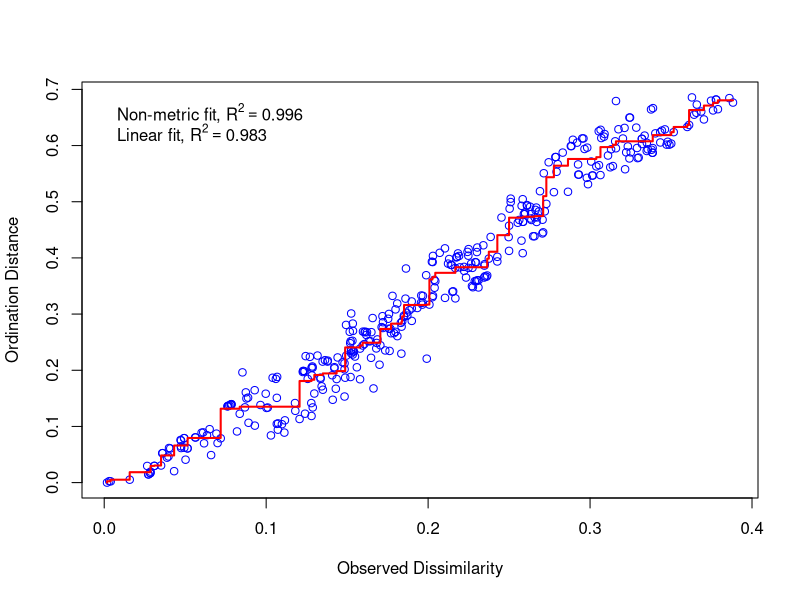
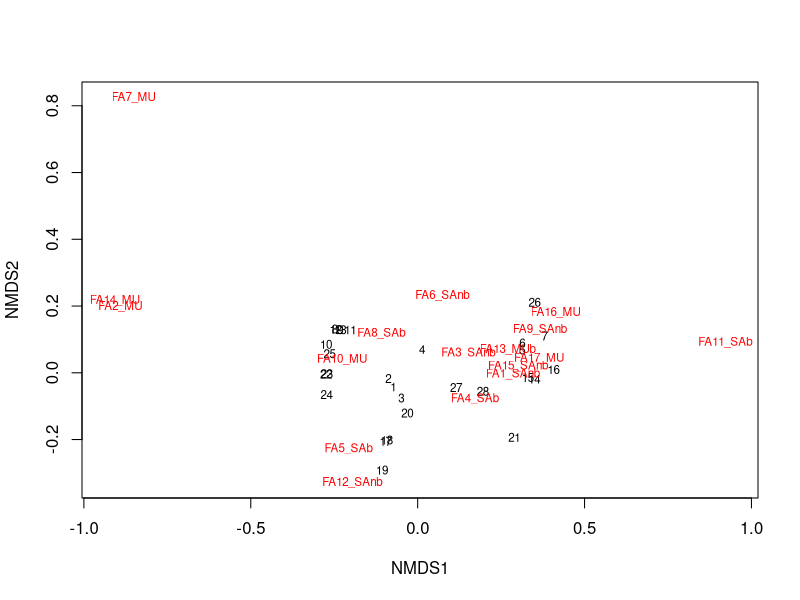
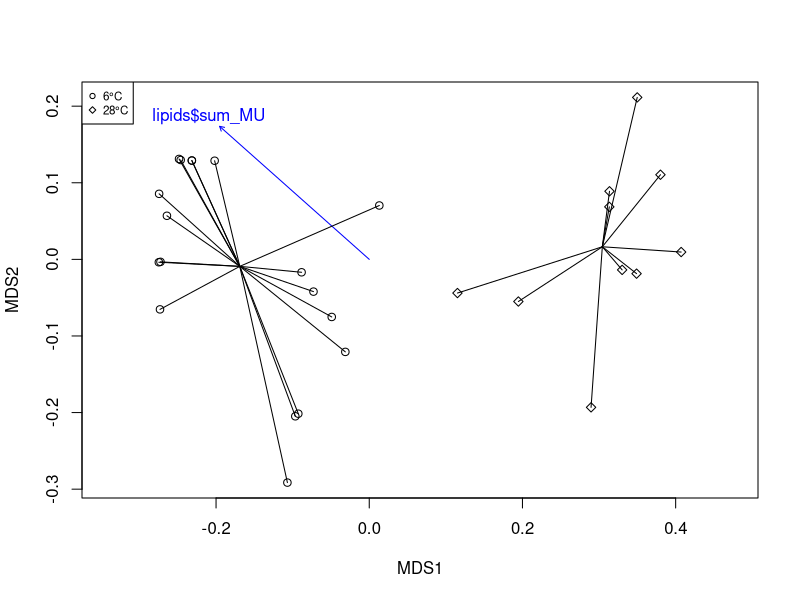
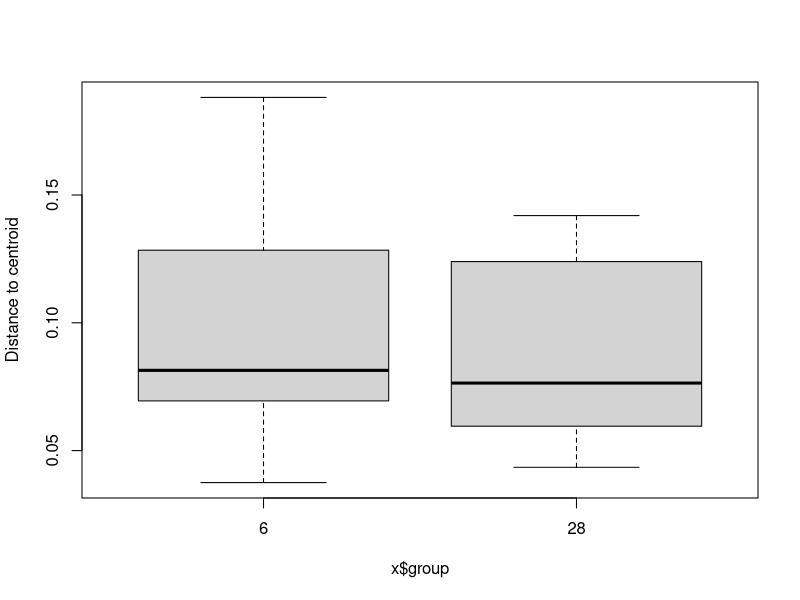

The R script that drew these images, in order:
## ---- chunk 1
knitr::opts_chunk$set(echo = TRUE, error=TRUE)
## ---- chunk 2
library(vegan)
library(MASS)

lipids<-read.table(file="data/BacterialMembrane.txt",header=TRUE)
names(lipids)
## ---- chunk 3
lipids2<-lipids[,grep("FA",names(lipids))] # choose only FA columns
apply(lipids2,1,sum) # confirm proportional data

mds_lipids = metaMDS(comm = lipids2, distance = "bray", k = 2) # to run a NMDS, $points to get scores, $stress to get information about fit
mds_lipids$stress
## % of dissimilarities unrepresented

stressplot(mds_lipids) # to compare configuration distances with dissimilarities
goodness(mds_lipids) # sample-specific goodness of fit

plot(mds_lipids, type="t")

pch.temperature <- as.integer(as.character(lipids$temperature))
pch.temperature[pch.temperature==6]<-21
pch.temperature[pch.temperature==28]<-23

plot(mds_lipids$points,asp=1,pch=pch.temperature)
fit<-envfit(mds_lipids,env=lipids$sum_MU)
plot(fit)
legend("topleft",pch=c(21,23), legend=c("6°C","28°C"),cex=0.7)

ordispider(mds_lipids,lipids$temperature)
#ordihull(mds_lipids,lipids$temperature)

## ---- chunk 4
dmat = vegdist(lipids2, method = "bray") # compute a dissimilarity matrix
bd<-betadisper(dmat, group=lipids$temperature) # to test dispersion, works only with one factor
anova(bd) # test for dispersion differences
boxplot(bd)
adonis2(dmat~temperature,data=lipids) # PERMANOVA, just use like aov() or lm()
